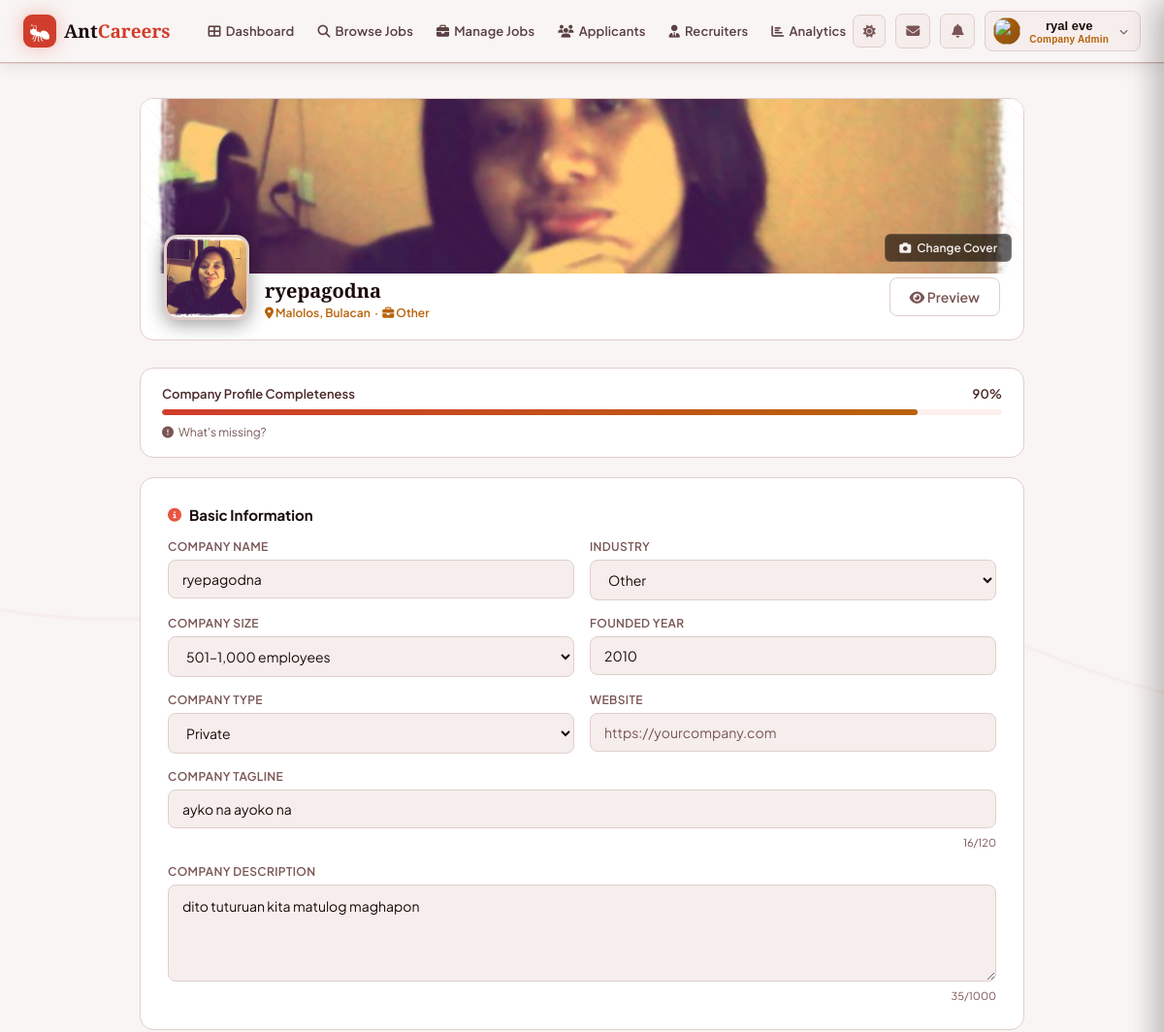
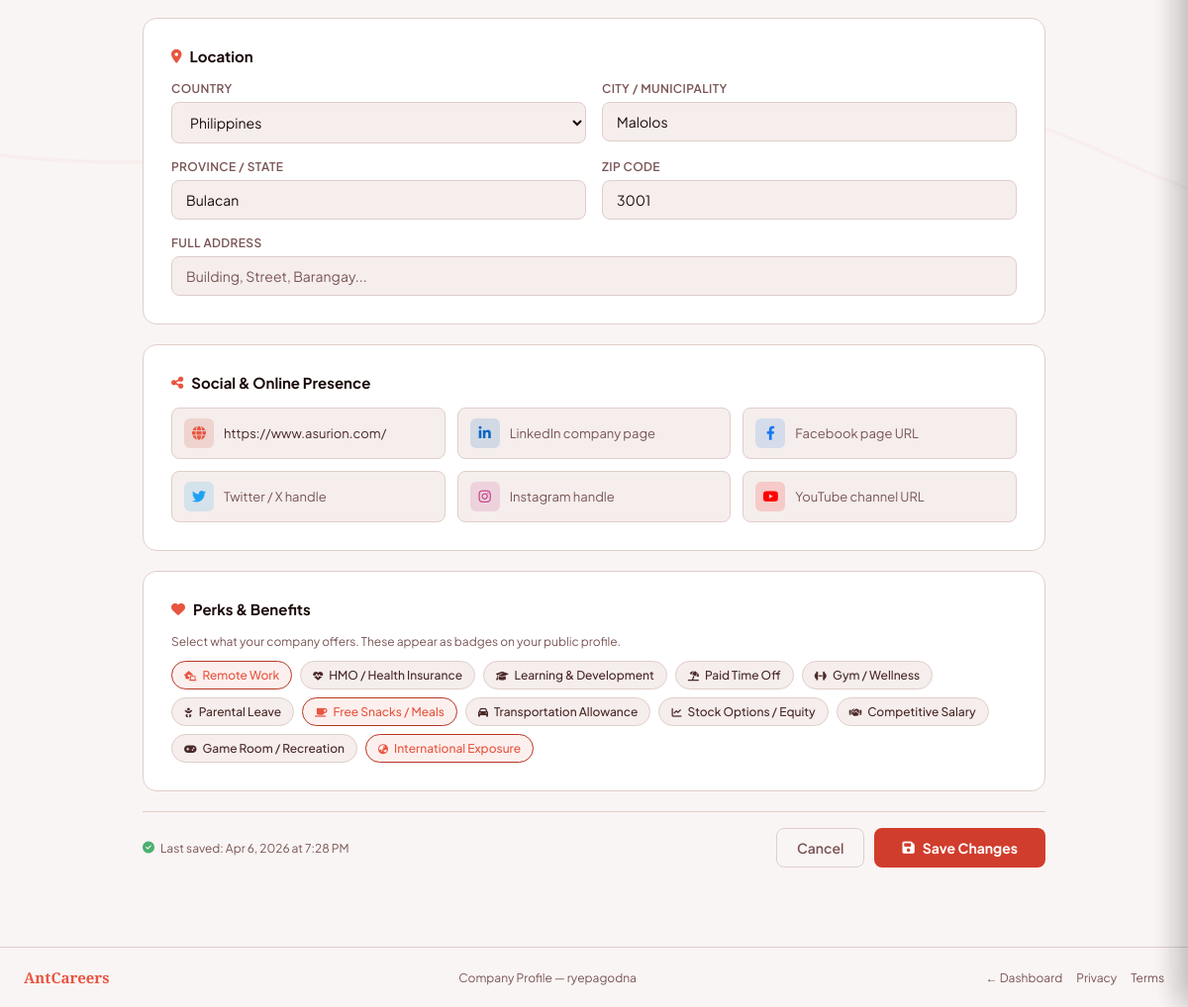
/employer/employer_companyProfile.php (signed in), run on the app's committed database (2 pictures, top to bottom).
### tables this page shows
CREATE TABLE `company_profiles` (
  `id` int(10) UNSIGNED NOT NULL,
  `user_id` int(10) UNSIGNED NOT NULL,
  `company_name` varchar(150) NOT NULL DEFAULT '',
  `industry` varchar(100) DEFAULT NULL,
  `company_size` varchar(30) DEFAULT NULL,
  `company_type` varchar(50) DEFAULT NULL,
  `founded_year` year(4) DEFAULT NULL,
  `website` varchar(500) DEFAULT NULL,
  `location` varchar(100) DEFAULT NULL,
  `address_line` varchar(255) DEFAULT NULL,
  `province` varchar(100) DEFAULT NULL,
  `city` varchar(100) DEFAULT NULL,
  `country` varchar(100) DEFAULT NULL,
  `zip_code` varchar(20) DEFAULT NULL,
  `about` text DEFAULT NULL,
  `tagline` varchar(120) DEFAULT NULL,
  `contact_email` varchar(255) DEFAULT NULL,
  `contact_phone` varchar(30) DEFAULT NULL,
  `social_website` varchar(500) DEFAULT NULL,
  `social_linkedin` varchar(500) DEFAULT NULL,
  `social_facebook` varchar(500) DEFAULT NULL,
  `social_twitter` varchar(500) DEFAULT NULL,
  `social_instagram` varchar(500) DEFAULT NULL,
  `social_youtube` varchar(500) DEFAULT NULL,
  `perks` text DEFAULT NULL,
  `logo_path` varchar(500) DEFAULT NULL,
  `cover_path` varchar(500) DEFAULT NULL,
  `is_verified` tinyint(1) NOT NULL DEFAULT 0,
  `created_at` datetime NOT NULL DEFAULT current_timestamp(),
  `updated_at` datetime NOT NULL DEFAULT current_timestamp() ON UPDATE current_timestamp()
);

### employer/employer_companyProfile.php (the view, shortened to what the rows shown need)
<?php
require_once dirname(__DIR__) . '/includes/auth.php';
$user        = getUser();
$companyName = $user['companyName'] ?: 'Your Company';
$profileData = null;
try {
    $db = getDB();
    $pStmt = $db->prepare("SELECT * FROM company_profiles WHERE user_id = :uid LIMIT 1");
    $pStmt->execute([':uid' => (int)$_SESSION['user_id']]);
    $profileData = $pStmt->fetch(PDO::FETCH_ASSOC) ?: null;
} catch (Throwable $e) {
    error_log('[AntCareers] Load company profile: ' . $e->getMessage());
}
function pf(?array $p, string $key, string $default = ''): string {
    return htmlspecialchars((string)($p[$key] ?? $default), ENT_QUOTES, 'UTF-8');
}
?>
<!DOCTYPE html>
<html lang="en">
<head>
  <link rel="stylesheet" href="https://cdnjs.cloudflare.com/ajax/libs/font-awesome/6.4.0/css/all.min.css">
<?php require_once dirname(__DIR__) . '/includes/navbar_employer.php'; ?>
<div class="page-shell anim">
  <div class="cover-section">
    <div class="cover-bottom">
      <div style="display:flex;align-items:flex-end;gap:16px;flex-wrap:wrap;">
        <div>
          <div class="cover-company-name" id="coverCompanyName"><?php echo htmlspecialchars($companyName, ENT_QUOTES, 'UTF-8'); ?></div>
          <div class="cover-company-sub" id="coverCompanySub"><i class="fas fa-map-marker-alt"></i> <?php echo pf($profileData,'city','Quezon City'); ?>, <?php echo pf($profileData,'province','Metro Manila'); ?> &nbsp;·&nbsp; <i class="fas fa-briefcase"></i> <?php echo pf($profileData,'industry','Information Technology'); ?></div>
        </div>
      </div>
    </div>
  </div>
  <div class="form-card">
    <div class="form-grid">
      <div class="form-group">
        <label class="form-label">Company Name</label>
        <input class="form-input" type="text" value="<?php echo pf($profileData,'company_name',$companyName); ?>" id="companyName">
      </div>
      <div class="form-group">
        <label class="form-label">Founded Year</label>
        <input class="form-input" type="number" value="<?php echo pf($profileData,'founded_year','2018'); ?>" min="1900" max="2026" id="foundedYear">
      </div>
      <div class="form-group full">
        <label class="form-label">Company Tagline</label>
        <input class="form-input" type="text" placeholder="A short tagline visible on your profile" maxlength="120" id="taglineInput" value="<?php echo pf($profileData,'tagline'); ?>" oninput="updateCount('taglineInput','taglineCount',120)">
        <div class="char-count"><span id="taglineCount"><?php echo mb_strlen((string)($profileData['tagline'] ?? '')); ?></span>/120</div>
      </div>
      <div class="form-group full">
        <label class="form-label">Company Description</label>
        <textarea class="form-input" placeholder="Describe your company, culture, mission, and what makes you a great place to work..." maxlength="1000" id="descInput" oninput="updateCount('descInput','descCount',1000)"><?php echo pf($profileData,'about'); ?></textarea>
        <div class="char-count"><span id="descCount"><?php echo mb_strlen((string)($profileData['about'] ?? '')); ?></span>/1000</div>
      </div>
    </div>
  </div>
  <div class="form-card">
    <div class="form-grid">
      <div class="form-group">
        <label class="form-label">Country</label>
        <select class="form-input" id="countrySelect">
          <?php
          $countries = ['Philippines','Singapore','United States','Other'];
          $savedCountry = $profileData['country'] ?? 'Philippines';
          foreach ($countries as $c) {
              $sel = ($c === $savedCountry) ? ' selected' : '';
              echo "<option{$sel}>" . htmlspecialchars($c, ENT_QUOTES, 'UTF-8') . "</option>";
          }
          ?>
        </select>
      </div>
      <div class="form-group">
        <label class="form-label">City / Municipality</label>
        <input class="form-input" type="text" value="<?php echo pf($profileData,'city'); ?>" id="cityInput">
      </div>
      <div class="form-group">
        <label class="form-label">Province / State</label>
        <input class="form-input" type="text" value="<?php echo pf($profileData,'province'); ?>" id="provinceInput">
      </div>
      <div class="form-group">
        <label class="form-label">ZIP Code</label>
        <input class="form-input" type="text" value="<?php echo pf($profileData,'zip_code'); ?>" id="zipCodeInput">
      </div>
    </div>
  </div>
  <div class="form-card">
    <div class="social-row">
      <div class="social-item"><div class="social-icon si-web"><i class="fas fa-globe"></i></div><input class="social-input" placeholder="Website URL" type="url" id="socialWebsite" value="<?php echo pf($profileData,'social_website'); ?>"></div>
    </div>
  </div>
  <div class="save-bar">
    <div class="save-info"><i class="fas fa-check-circle"></i> <?php
      if ($profileData && !empty($profileData['updated_at'])) {
          echo 'Last saved: ' . date('M j, Y \a\t g:i A', strtotime($profileData['updated_at']));
      } else {
          echo 'Not saved yet';
      }
    ?></div>
    <div style="display:flex;gap:10px;">
      <button class="btn-cancel" onclick="window.location.href='employer_dashboard.php?theme='+(document.body.classList.contains('light')?'light':'dark')">Cancel</button>
      <button class="btn-save" onclick="saveProfile()"><i class="fas fa-save"></i> Save Changes</button>
    </div>
  </div>
</div>
</body>
</html>

### data on the page
company_profiles: city "Malolos", province "Bulacan", industry "Other", company_name "ryepagodna", founded_year "2010", tagline "ayko na ayoko na", tagline "16", about "dito tuturuan kita matulog maghapon", about "35", country "Philippines", zip_code "3001", social_website "https://www.asurion.com/", updated_at "Apr 6, 2026 at 7:28 PM"

### other printed values
$fullName "ryal eve"
$_roleLabel "Company Admin"
$companyName "ryepagodna"
$cpScore "90"
$perk['label'] "Remote Work"
$perk['label'] "HMO / Health Insurance"
$perk['label'] "Learning & Development"
$perk['label'] "Paid Time Off"
$perk['label'] "Gym / Wellness"
$perk['label'] "Parental Leave"
$perk['label'] "Free Snacks / Meals"
$perk['label'] "Transportation Allowance"
$perk['label'] "Stock Options / Equity"
$perk['label'] "Competitive Salary"
$perk['label'] "Game Room / Recreation"
